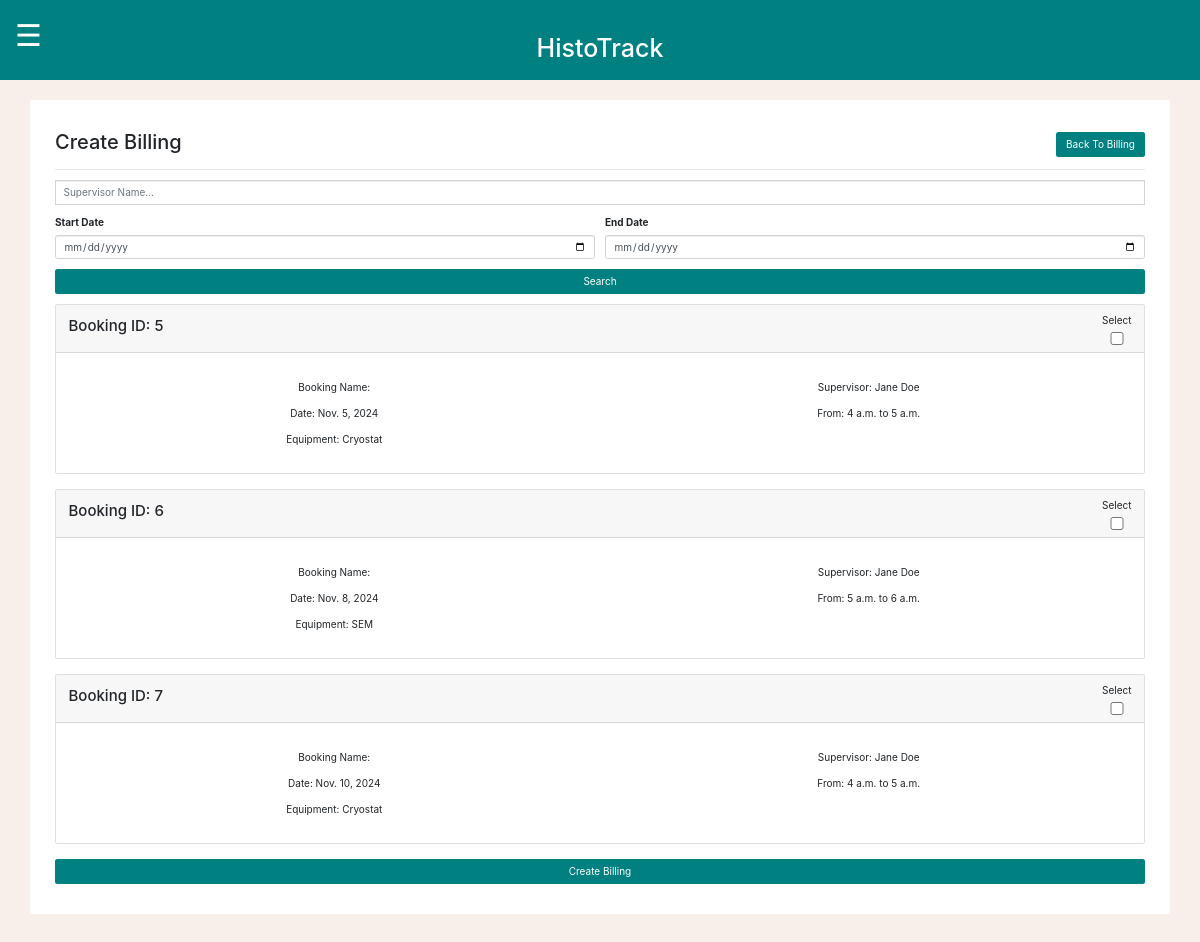
The app's page /MCalendar/createBilling/ (signed in), older data.
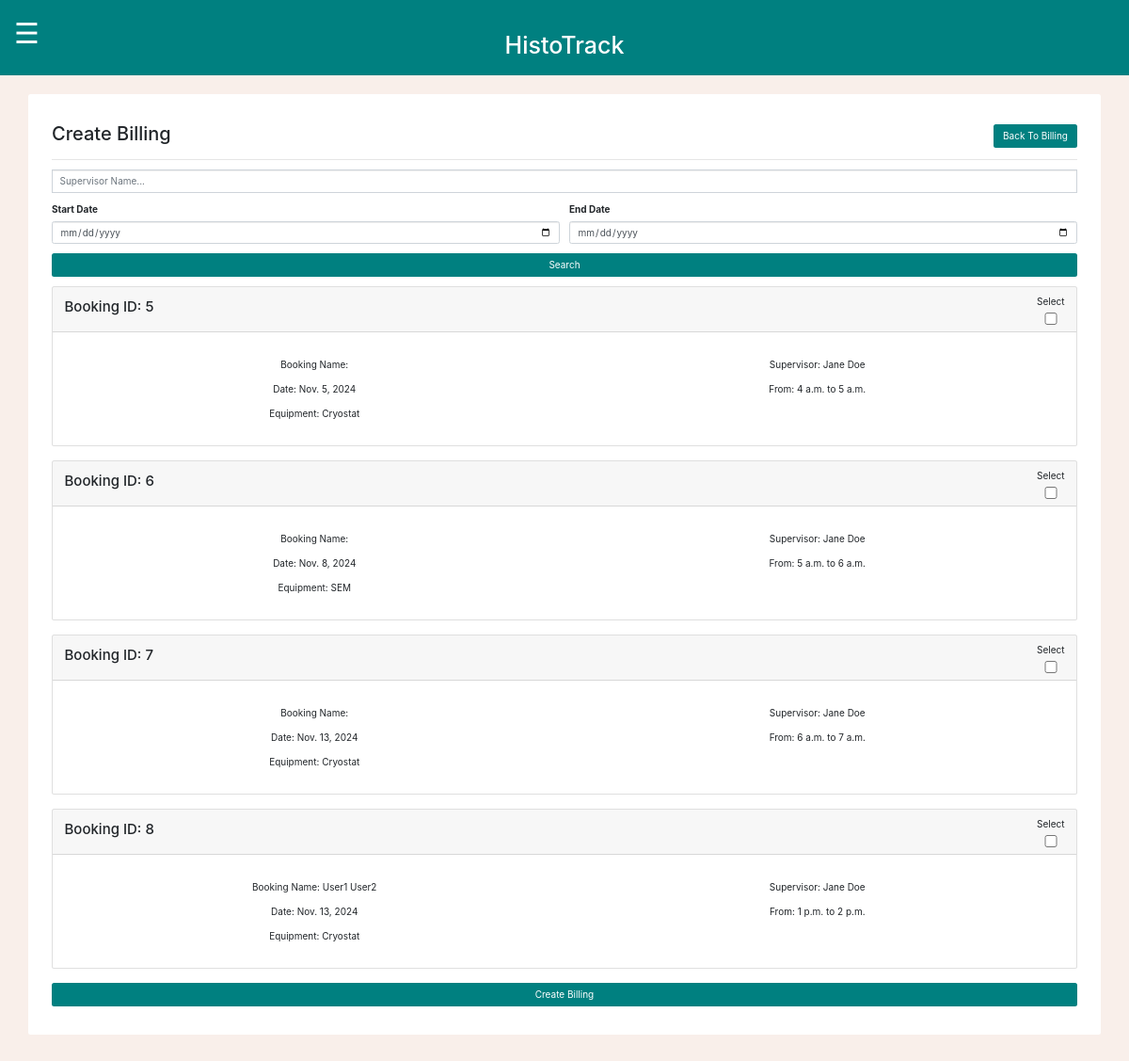
The same page, newer data.
### MCalendar/models.py (models this page shows, shortened)
class Event(models.Model):
    invoiceRef = models.CharField(max_length=10, default="None")
    bookingName = models.CharField(max_length=80)
    supervisorName = models.CharField(max_length=80)
    email = models.EmailField()
    bookingDate = models.DateField()
    startTime = models.TimeField()
    finishTime = models.TimeField()
    notes = models.TextField(max_length = 1000)
    equipment = models.CharField(max_length=100, default='Not specified')
    totalTime = models.IntegerField(default=0)
    hourlyRate = models.DecimalField(max_digits=10, decimal_places=2, default=0.00)

### MCalendar/views.py (the view, shortened to what this page needs)
# urls.py: path("createBilling/", views.createBilling, name="createBilling"),
def createBilling(request):
    if request.user.is_superuser:
        eventList = Event.objects.all()
        equipmentList = Equipment.objects.all()
        equipment = Equipment.objects.all()
        supervisorName = request.GET.get('supervisorName')
        dateMin = request.GET.get('dateMin')
        dateMax = request.GET.get('dateMax')
        if archiveValidQuery(supervisorName):
            eventList = eventList.filter(supervisorName__icontains=supervisorName)
        if archiveValidQuery(dateMin):
            eventList = eventList.filter(bookingDate__gte=dateMin)
        if archiveValidQuery(dateMax):
            eventList = eventList.filter(bookingDate__lte=dateMax)
        context = {
        'eventList': eventList,
        'equipmentList': equipmentList,
        }
        return render(request, 'createBilling.html', context)
    else:
        messages.success(request, "Please log in before entering that page! Admin access only.")
        logout(request)
        return redirect("loginPage")

### MCalendar/views.py (called while the page is built)
def archiveValidQuery(param): # createBilling is using this aswell to sort through filters. Thanks!
    return param != '' and param is not None

### MCalendar/templates/createBilling.html (shortened to what the changed rows need)
{% load static %}
<!DOCTYPE html>
<html lang="en">
<head>
    <link rel="stylesheet" href="https://maxcdn.bootstrapcdn.com/bootstrap/3.4.1/css/bootstrap.min.css">
    <link href='https://cdn.jsdelivr.net/npm/fullcalendar@5.11.3/main.css' rel='stylesheet' />
    <link rel="stylesheet" href="https://cdn.jsdelivr.net/npm/bootstrap@4.6.2/dist/css/bootstrap.min.css">
    <link rel="stylesheet" href="https://stackpath.bootstrapcdn.com/bootstrap/4.5.2/css/bootstrap.min.css">
    <link rel="stylesheet" href="{% static 'global.css' %}">
</head>
<body>
    <div class="container rounded bg-white mt-5 mb-5">
        <div class="row">
            <div class="col-md-12">
                <div class="p-3 py-5">
                    <div class="d-flex justify-content-between align-items-center mb-3">
                        <h2 class="text-right">Create Billing</h2>
                    </div>
    <form method="POST">
        {% for event in eventList %}
            {% if event.invoiceRef == "None" %}
                <div class="card">
                    <div class="card-header">
                        <div class="d-flex justify-content-between align-items-center">
                            <h4>Booking ID: {{ event.id }}</h4>
                            <div class="text-center">
                                <span style="cursor:default">Select<span>
                                <input class="btn btn-block" type="checkbox" name="selectEvent" value="{{ event.id }}">
                            </div>
                        </div>
                    </div>
                    <div class="card-body">
                        <p class="card-text">
                            <div class="details">
                                <div class="detailsListItem">Booking Name: {{ event.bookingName }}</div>
                                <div class="detailsListItem">Supervisor: {{ event.supervisorName }}</div>
                                <div class="detailsListItem">Date: {{ event.bookingDate }}</div>
                                <div class="detailsListItem">From: {{ event.startTime }} to {{ event.finishTime }}</div>
                                <div class="detailsListItem">Equipment: {{ event.equipment }}</div>
                            </div>
                        </p>
                    </div>
                </div>
                <br>
                {% endif %}
            {% endfor %}
                    </form>
                </div>
            </div>
        </div>
    </div>
</body>
</html>

Row changes from the older to the newer data that the page shows:
changed Event id 7: bookingDate "Nov. 10, 2024" → "Nov. 13, 2024"; startTime "4 a.m." → "6 a.m."; finishTime "5 a.m." → "7 a.m."
added Event: id "8", bookingName "User1 User2", supervisorName "Jane Doe", bookingDate "Nov. 13, 2024", startTime "1 p.m.", finishTime "2 p.m.", equipment "Cryostat"
